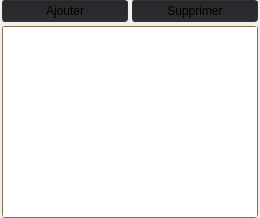
  <widget class="QDockWidget" name="dockParts">
   <property name="minimumSize">
    <size>
     <width>220</width>
     <height>151</height>
    </size>
   </property>
   <property name="maximumSize">
    <size>
     <width>524287</width>
     <height>524287</height>
    </size>
   </property>
   <property name="allowedAreas">
    <set>Qt::BottomDockWidgetArea|Qt::LeftDockWidgetArea|Qt::RightDockWidgetArea</set>
   </property>
   <property name="windowTitle">
    <string>Parties du SFX</string>
   </property>
   <attribute name="dockWidgetArea">
    <number>1</number>
   </attribute>
   <widget class="QWidget" name="dockWidgetContents_2">
    <layout class="QVBoxLayout" name="verticalLayout">
     <property name="spacing">
      <number>4</number>
     </property>
     <property name="leftMargin">
      <number>2</number>
     </property>
     <property name="topMargin">
      <number>0</number>
     </property>
     <property name="rightMargin">
      <number>2</number>
     </property>
     <property name="bottomMargin">
      <number>0</number>
     </property>
     <item>
      <layout class="QHBoxLayout" name="horizontalLayout_2">
       <item>
        <widget class="QPushButton" name="btnAddPart">
         <property name="styleSheet">
          <string notr="true">QPushButton {
border: 1px solid #333333;
border-radius: 3px;
	background-color: qlineargradient(spread:pad, x1:0, y1:1, x2:0, y2:0, stop:0 rgba(45, 45, 46, 255), stop:1 rgba(37, 40, 43, 255));
padding: 3px 20px;

}

QPushButton:hover {
	background-color: qlineargradient(spread:pad, x1:0, y1:1, x2:0, y2:0, stop:0 rgba(37, 37, 38, 255), stop:1 rgba(27, 29, 31, 255));
}
</string>
         </property>
         <property name="text">
          <string>Ajouter</string>
         </property>
         <property name="icon">
          <iconset resource="MainFrame.qrc">
           <normaloff>:/MainFrame/Resources/add.png</normaloff>:/MainFrame/Resources/add.png</iconset>
         </property>
        </widget>
       </item>
       <item>
        <widget class="QPushButton" name="btnRemovePart">
         <property name="styleSheet">
          <string notr="true">QPushButton {
border: 1px solid #333333;
border-radius: 3px;
	background-color: qlineargradient(spread:pad, x1:0, y1:1, x2:0, y2:0, stop:0 rgba(45, 45, 46, 255), stop:1 rgba(37, 40, 43, 255));
padding: 3px 20px;

}

QPushButton:hover {
	background-color: qlineargradient(spread:pad, x1:0, y1:1, x2:0, y2:0, stop:0 rgba(37, 37, 38, 255), stop:1 rgba(27, 29, 31, 255));
}
</string>
         </property>
         <property name="text">
          <string>Supprimer</string>
         </property>
         <property name="icon">
          <iconset resource="MainFrame.qrc">
           <normaloff>:/MainFrame/Resources/remove.png</normaloff>:/MainFrame/Resources/remove.png</iconset>
         </property>
        </widget>
       </item>
      </layout>
     </item>
     <item>
      <widget class="QListWidget" name="listParts">
       <property name="styleSheet">
        <string notr="true">QListWidget {
    border: 1px solid gray;
    border-radius: 3px;
    margin-top: 0.5em;
	border-color: rgb(131, 111, 71);
}
</string>
       </property>
      </widget>
     </item>
    </layout>
   </widget>
  </widget>
